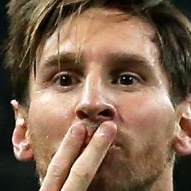
#> input picture Train model/dataset/test/lionel_messi/lionel_messi_0.jpg, 191 x 191 px; its folder holds only this picture in this run
$ python -i crop_and_save_img.py   (imports and definitions only)
#> lines starting #> are read from the running program, lines starting #| are printed output that depends on the picture
#import important lib
import cv2
import numpy as np
import matplotlib.pyplot as plt


import os
import shutil

# cascade for face and eye detect
detect = cv2.CascadeClassifier("haarcascade/haarcascade_frontalface_default.xml")
eye_detect = cv2.CascadeClassifier("haarcascade/haarcascade_eye.xml")

# function that return face_img if face have two eye
def get_face(path):
    image = cv2.imread(path)
#> image is the input picture: shape (191, 191, 3); mean B, G, R 81.4, 102.4, 128.7
    gray = cv2.cvtColor(image, cv2.COLOR_BGR2GRAY)
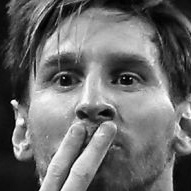
#> gray: shape (191, 191); min 0, max 254, mean 107.9
    faces = detect.detectMultiScale(image)
#> faces = [[15, 11, 159, 159]]
    for x1,y1,w,h in faces:
        face_crop = image[y1:y1+h, x1:x1+w]
        face_crop_gray = gray[y1:y1+h, x1:x1+w]
        eyes = eye_detect.detectMultiScale(face_crop)
        if len(eyes) >= 2:
            return face_crop
#> this loop made 1 pass
#> (x1, y1, w, h, eyes) on pass 1: (15, 11, 159, 159, [[88, 46, 42, 42], [27, 46, 42, 42]])
#> pass 1, in get_face, `face_crop = image[y1:y1+h, x1:x1+w]`:
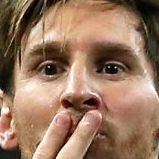
#> face_crop: shape (159, 159, 3); mean B, G, R 96.1, 119.7, 152.4
#> pass 1, in get_face, `face_crop_gray = gray[y1:y1+h, x1:x1+w]`:
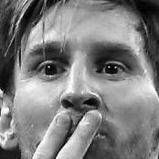
#> face_crop_gray: shape (159, 159); min 0, max 254, mean 126.8

# directory paths
current_path = "./images_dataset/" # path where image are
destination = "./images_dataset/croped_images" # path where to save image

# save folder name and images_path
current_dir_lis = []
dirs_name = []
# [23 lines not run here, left out]

>>> result = get_face('dataset/test/lionel_messi/lionel_messi_0.jpg')

$ run again, on Train model/dataset/test/lionel_messi/lionel_messi_10.jpg
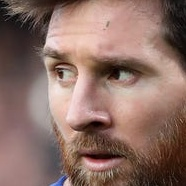
#> input picture Train model/dataset/test/lionel_messi/lionel_messi_10.jpg, 186 x 186 px
#> in get_face, image is the input picture: shape (186, 186, 3); mean B, G, R 101.7, 110.6, 139.3
#> in get_face, `gray = cv2.cvtColor(image, cv2.COLOR_BGR2GRAY)`:
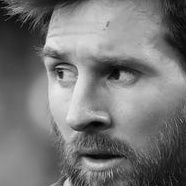
#> gray: shape (186, 186); min 0, max 236, mean 118.2
#> faces = [[14, 13, 150, 150]]
#> the loop in get_face, `for x1,y1,w,h in faces:` made 1 pass
#> (x1, y1, w, h, eyes) on pass 1: (14, 13, 150, 150, [[21, 35, 46, 46], [75, 33, 53, 53]])
#> pass 1, in get_face, `face_crop_gray = gray[y1:y1+h, x1:x1+w]`:
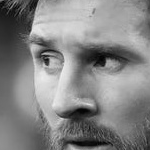
#> face_crop_gray: shape (150, 150); min 2, max 236, mean 132.6

$ run again, on Train model/dataset/test/lionel_messi/lionel_messi_11.jpg
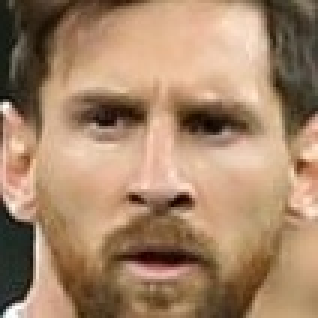
#> input picture Train model/dataset/test/lionel_messi/lionel_messi_11.jpg, 106 x 106 px (shown 3 times larger)
#> in get_face, image is the input picture: shape (106, 106, 3); mean B, G, R 104.8, 132.9, 164.9
#> in get_face, `gray = cv2.cvtColor(image, cv2.COLOR_BGR2GRAY)`:
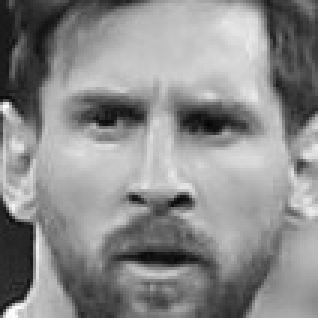
#> gray: shape (106, 106) (shown 3 times larger); min 4, max 254, mean 139.3
#> faces = [[9, 8, 89, 89]]
#> the loop in get_face, `for x1,y1,w,h in faces:` made 1 pass
#> (x1, y1, w, h, eyes) on pass 1: (9, 8, 89, 89, [[13, 18, 26, 26], [47, 20, 27, 27]])
#> pass 1, in get_face, `face_crop_gray = gray[y1:y1+h, x1:x1+w]`:
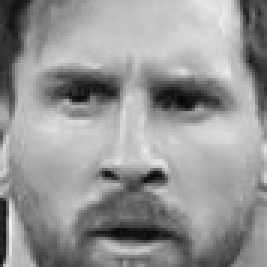
#> face_crop_gray: shape (89, 89) (shown 3 times larger); min 4, max 241, mean 149.6

$ run again, on Train model/dataset/test/lionel_messi/lionel_messi_13.jpg
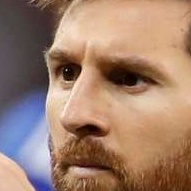
#> input picture Train model/dataset/test/lionel_messi/lionel_messi_13.jpg, 191 x 191 px
#> in get_face, image is the input picture: shape (191, 191, 3); mean B, G, R 109.6, 128, 159.7
#> in get_face, `gray = cv2.cvtColor(image, cv2.COLOR_BGR2GRAY)`:
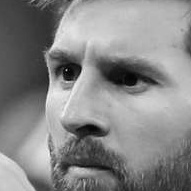
#> gray: shape (191, 191); min 2, max 247, mean 135.4
#> faces = [[11, 12, 158, 158]]
#> the loop in get_face, `for x1,y1,w,h in faces:` made 1 pass
#> (x1, y1, w, h, eyes) on pass 1: (11, 12, 158, 158, [[27, 30, 61, 61], [90, 38, 55, 55]])
#> pass 1, in get_face, `face_crop_gray = gray[y1:y1+h, x1:x1+w]`:
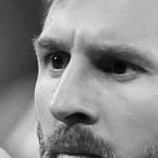
#> face_crop_gray: shape (158, 158); min 2, max 247, mean 138.5
